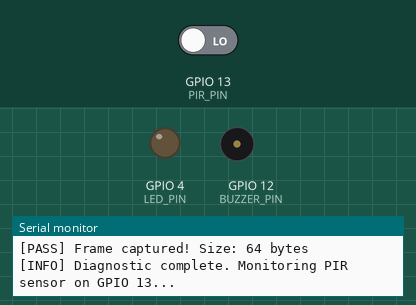
Recording of a sketch running on a simulated ESP32. Shown: output pins drawn as LEDs (lit = HIGH), buzzer (waves = sounding, pin HIGH), the last lines printed to the serial monitor. Dashed ring = blinking. The test bench sets the inputs (shaded band); at power-on: GPIO 13 (PIR_PIN) LOW. The camera gives no picture.

Above: at 3.3 s.
3.4 s: GPIO 13 (PIR_PIN) driven HIGH
At 3.76 s:
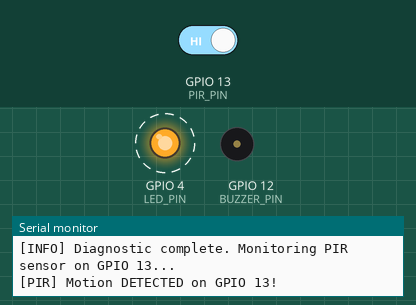
6.4 s: GPIO 13 (PIR_PIN) driven LOW
At 7.5 s:
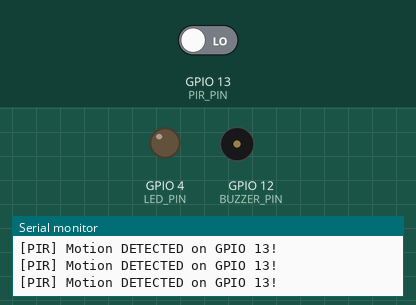
Timing chart, 0 to 9.4 s (numbered marks = the images above; inputs shaded):
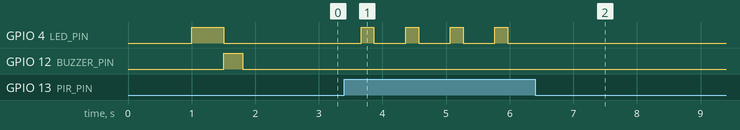

The sketch:

camera_test.ino
```cpp
/*
 * Crop Suraksha Kavach - Hardware Diagnostic Test Sketch
 *
 * Purpose: Test ESP32-CAM camera sensor, onboard flash LED,
 * buzzer pin, and Wi-Fi connectivity before full deployment.
 */

#include "esp_camera.h"
#include <WiFi.h>

// Wi-Fi Credentials
const char* WIFI_SSID     = "YOUR_WIFI_SSID";
const char* WIFI_PASSWORD = "YOUR_WIFI_PASSWORD";

// Hardware Pins
#define PIR_PIN    13
#define BUZZER_PIN 12
#define LED_PIN    4

// AI-Thinker Pin Definitions
#define PWDN_GPIO_NUM     32
#define RESET_GPIO_NUM    -1
#define XCLK_GPIO_NUM      0
#define SIOD_GPIO_NUM     26
#define SIOC_GPIO_NUM     27
#define Y9_GPIO_NUM       35
#define Y8_GPIO_NUM       34
#define Y7_GPIO_NUM       39
#define Y6_GPIO_NUM       36
#define Y5_GPIO_NUM       21
#define Y4_GPIO_NUM       19
#define Y3_GPIO_NUM       18
#define Y2_GPIO_NUM        5
#define VSYNC_GPIO_NUM    25
#define HREF_GPIO_NUM     23
#define PCLK_GPIO_NUM     22

void setup() {
    Serial.begin(115200);
    delay(1000);
    Serial.println("\n--- Crop Suraksha Kavach Hardware Self-Test ---");

    // Test Pins
    pinMode(PIR_PIN, INPUT);
    pinMode(BUZZER_PIN, OUTPUT);
    pinMode(LED_PIN, OUTPUT);

    // Flash LED test
    Serial.println("[TEST] Testing Flash LED on GPIO 4...");
    digitalWrite(LED_PIN, HIGH);
    delay(500);
    digitalWrite(LED_PIN, LOW);

    // Buzzer test
    Serial.println("[TEST] Testing Buzzer on GPIO 12...");
    digitalWrite(BUZZER_PIN, HIGH);
    delay(300);
    digitalWrite(BUZZER_PIN, LOW);

    // Camera Init Config
    camera_config_t config;
    config.ledc_channel = LEDC_CHANNEL_0;
    config.ledc_timer = LEDC_TIMER_0;
    config.pin_d0 = Y2_GPIO_NUM;
    config.pin_d1 = Y3_GPIO_NUM;
    config.pin_d2 = Y4_GPIO_NUM;
    config.pin_d3 = Y5_GPIO_NUM;
    config.pin_d4 = Y6_GPIO_NUM;
    config.pin_d5 = Y7_GPIO_NUM;
    config.pin_d6 = Y8_GPIO_NUM;
    config.pin_d7 = Y9_GPIO_NUM;
    config.pin_xclk = XCLK_GPIO_NUM;
    config.pin_pclk = PCLK_GPIO_NUM;
    config.pin_vsync = VSYNC_GPIO_NUM;
    config.pin_href = HREF_GPIO_NUM;
    config.pin_sccb_sda = SIOD_GPIO_NUM;
    config.pin_sccb_scl = SIOC_GPIO_NUM;
    config.pin_pwdn = PWDN_GPIO_NUM;
    config.pin_reset = RESET_GPIO_NUM;
    config.xclk_freq_hz = 20000000;
    config.pixel_format = PIXFORMAT_JPEG;
    config.frame_size = FRAMESIZE_QVGA;
    config.jpeg_quality = 12;
    config.fb_count = 1;

    Serial.println("[TEST] Initializing Camera Module...");
    esp_err_t err = esp_camera_init(&config);
    if (err != ESP_OK) {
        Serial.printf("[FAIL] Camera init failed with error 0x%x\n", err);
    } else {
        Serial.println("[PASS] Camera initialized successfully!");

        camera_fb_t * fb = esp_camera_fb_get();
        if (fb) {
            Serial.printf("[PASS] Frame captured! Size: %u bytes\n", fb->len);
            esp_camera_fb_return(fb);
        } else {
            Serial.println("[FAIL] Frame capture failed.");
        }
    }

    Serial.println("\n[INFO] Diagnostic complete. Monitoring PIR sensor on GPIO 13...");
}

void loop() {
    int motion = digitalRead(PIR_PIN);
    if (motion == HIGH) {
        Serial.println("[PIR] Motion DETECTED on GPIO 13!");
        digitalWrite(LED_PIN, HIGH);
        delay(200);
        digitalWrite(LED_PIN, LOW);
    }
    delay(500);
}
```

Measured:
- after the input at 3.4 s, GPIO 4 (LED_PIN): alternates HIGH for 0.20 s and LOW for 0.50 s, starting after 0.27 s
- after the input at 6.4 s, GPIO 4 (LED_PIN): stops changing and stays LOW
